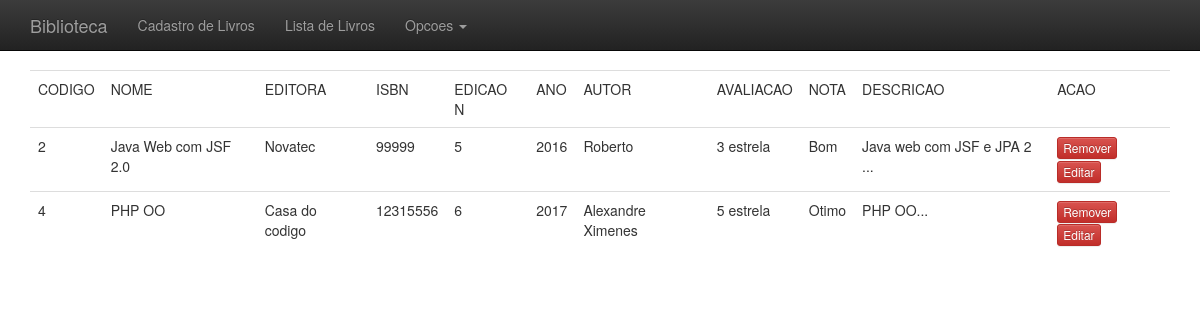
/livro/listalivros.php, run on the app's committed database.
### tables this page shows
CREATE TABLE `livro` (
  `id` int(11) NOT NULL AUTO_INCREMENT,
  `nome` varchar(255) NOT NULL,
  `editora` varchar(100) DEFAULT NULL,
  `isbn` int(11) DEFAULT NULL,
  `numero_edicao` int(11) DEFAULT NULL,
  `ano_edicao` int(11) DEFAULT NULL,
  `autor` varchar(100) DEFAULT NULL,
  `avaliacao` enum('1 estrela','2 estrela','3 estrela','4 estrela','5 estrela') DEFAULT NULL,
  `descricao` text,
  PRIMARY KEY (`id`)
);

### livro/listalivros.php (the view, shortened to what this page needs)
<?php require_once 'cabecalho.php';
require_once 'funcoes_prova2.php';
?>
    <div class="container theme-showcase" role="main">
		<table class="table" width="100%">
			<trhead>
				<td>CODIGO</td>
				<td>NOME</td>
				<td>EDITORA</td>
				<td>ISBN</td>
				<td>EDICAO N</td>
				<td>ANO</td>
				<td>AUTOR</td>
				<td>AVALIACAO</td>
				<td>NOTA</td>
				<td>DESCRICAO</td>
				<td>ACAO</td>
			</trhead>
			<?php
			$livros = buscarLivros($conexao);
			foreach ($livros as $livro) : ?>
			<tr>
				<td><?=$livro['id']?></td>
				<td><?=$livro['nome']?></td>
				<td><?=$livro['editora']?></td>
				<td><?=$livro['isbn']?></td>
				<td><?=$livro['numero_edicao']?></td>
				<td><?=$livro['ano_edicao']?></td>
				<td><?=$livro['autor']?></td>
				<td><?=$livro['avaliacao']?></td>
				<td><?=nota($livro['avaliacao'])?>
				</td>
				<td><?=substr($livro['descricao'], 0,25)?>...</td>
				<td>
				<a class="btn btn-xs btn-danger" href="listalivros.php?codigo=<?=$livro['id']?>">Remover</a>
				<a class="btn btn-xs btn-danger" href="cadastrolivro.php?acao=editar&codigo=<?=$livro['id']?>">Editar</a>
				</td>
			</tr>
			<?php
			endforeach;
			?>
		</table>
		</div> <?php require_once 'rodape.php';?>

### livro/cabecalho.php (shortened to what this page needs)
<!DOCTYPE HTML>
<html lang=”pt-br”>
<head>
<link href="style/estilo.css" rel="stylesheet">
<link href="style/bootstrap.css" rel="stylesheet">
<link href="style/bootstrap-theme.css" rel="stylesheet">
<link href="style/ie10-viewport-bug-workaround.css" rel="stylesheet">
<link href="style/theme.css" rel="stylesheet">
</head>
<body>
	<nav class="navbar navbar-inverse navbar-fixed-top">
		<div class="container">
			<div class="navbar navbar-inverse navbar-fixed-top">
		<div class="container">
			<div class="navbar-header">
				<a href="index.php" class="navbar-brand">Biblioteca</a>
			</div>
			<div>
				<ul class="nav navbar-nav">
					<li><a href="cadastrolivro.php">Cadastro de Livros</a></li>
					<li><a href="listalivros.php">Lista de Livros</a></li>
				</ul>
			</div>
			<div id="navbar" class="navbar-collapse collapse">
				<ul class="nav navbar-nav">
					<li class="dropdown"><a href="#" class="dropdown-toggle"
						data-toggle="dropdown" role="button" aria-haspopup="true"
						aria-expanded="false">Opcoes <span class="caret"></span></a>
						</li>
				</ul>
			</div>
		</div>
	</div>
		</div>
	</nav>

### livro/funcoes_prova2.php (shortened to what this page needs)
<?php
function buscarLivros($conexao) {
	$livros = array();
	$query = "select * from livro order by nome";
	$result = mysqli_query ( $conexao, $query );
	if (! $result) {
		erroNoBanco ( $conexao );
	} else {
		while ( $livro = mysqli_fetch_assoc ( $result ) ) {
			array_push ( $livros, $livro );
		}
		return $livros;
	}
}
function nota($estrela){
	switch ($estrela){
		case '3 estrela': echo "Bom"; break;
		case '5 estrela': echo "Otimo";break;
	}
}
?>

### livro/rodape.php (shortened to what this page needs)
</body>
</html>

### livro/style/theme.css (style rules this page uses)
body { padding-top: 70px; padding-bottom: 30px; }

### data on the page
livro: id "2", nome "Java Web com JSF 2.0", editora "Novatec", isbn "99999", numero_edicao "5", ano_edicao "2016", autor "Roberto", avaliacao "3 estrela", shows "Bom", descricao "Java web com JSF e JPA 2"
livro: id "4", nome "PHP OO", editora "Casa do codigo", isbn "12315556", numero_edicao "6", ano_edicao "2017", autor "Alexandre Ximenes", avaliacao "5 estrela", shows "Otimo", descricao "PHP OO"
